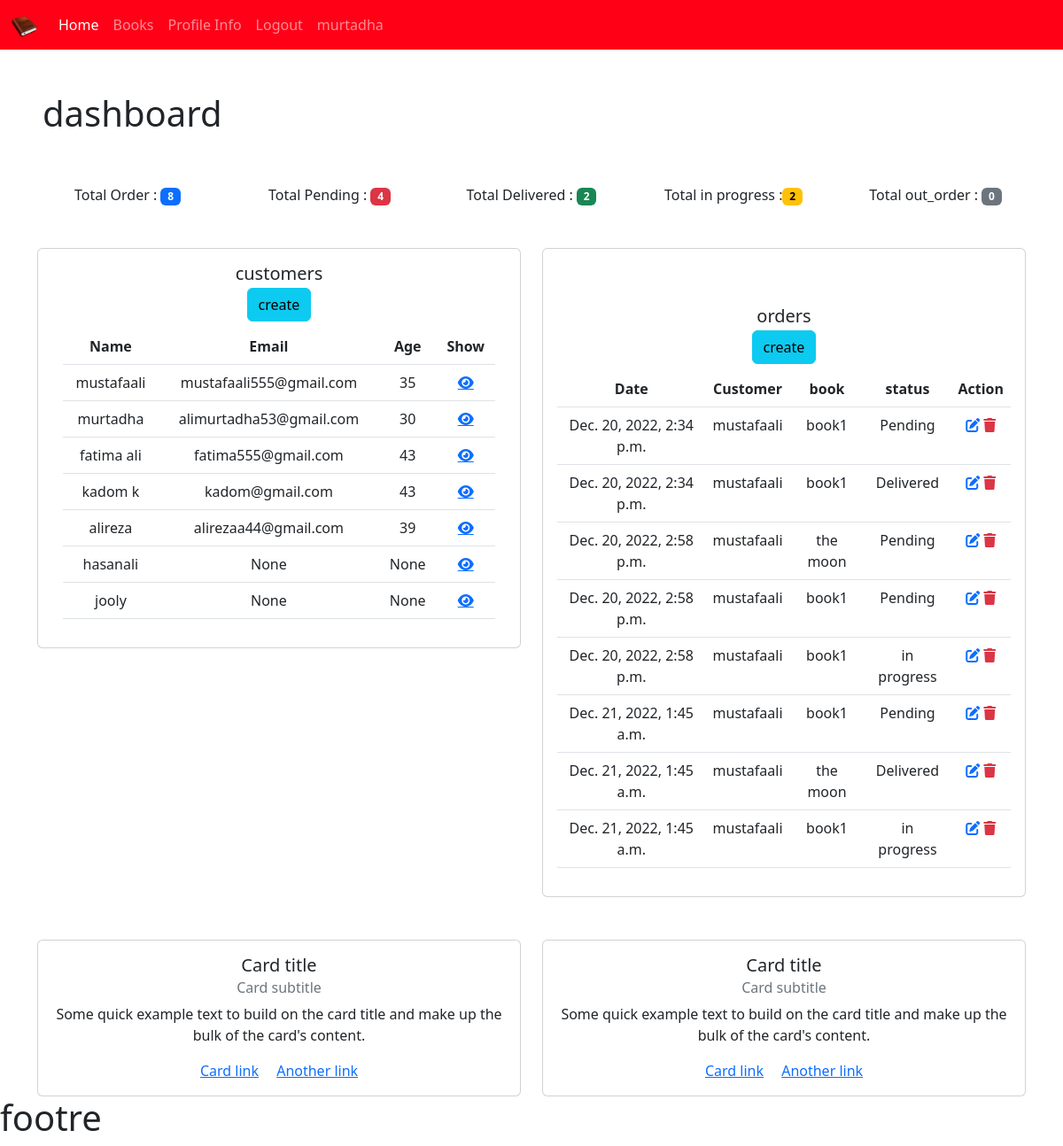
The app's page / (signed in) with its own data.
### bookstore/models.py (models this page shows)
class Customer(models.Model) :
    user = models.OneToOneField(User,null=True, on_delete=models.CASCADE) #on_delete=True it means if you press
    name=models.CharField( max_length=190,null=True)
    email=models.CharField( max_length=190,null=True)
    phone=models.CharField( max_length=190,null=True)
    age=models.CharField( max_length=190,null=True)
    avatar = models.ImageField(blank=True,null=True,default="personal.png")
    date_create =models.DateTimeField(auto_now_add=True,null=True)
    def __str__(self) -> str: #to returen name
        return self.name

class Order(models.Model) :
    STATUS = (                                #for choices
        ('Pending','Pending') ,
        ('Delivered','Delivered') ,
        ('in progress','in progress') ,
        ('out of order','out of order') ,
    )
    customers = models.ForeignKey(Customer,null=True,on_delete=models.SET_NULL) #one to many
    book = models.ForeignKey(Book,null=True,on_delete=models.SET_NULL)#one to many
    tag = models.ManyToManyField(Tag)    #many to many
    date_create =models.DateTimeField(auto_now_add=True,null=True)
    status = models.CharField( max_length=50,null=True,choices=STATUS)

class Book(models.Model) :
    CATEGORY = (                                #for choices
        ('Classics','Classics') ,
        ('Crime','Crime') ,
        ('Fantasy','Fantasy') ,
        ('Adventure stories','Adventure stories') ,
        ('Horror ',' Horror') ,
    )
    name   =models.CharField( max_length=50,null=True)
    author =models.CharField( max_length=50,null=True)
    price  =models.FloatField( max_length=50,null=True)
    category=models.CharField( max_length=50,null=True,choices=CATEGORY)
    description =models.CharField( max_length=300,null=True)
    tag = models.ManyToManyField(Tag)
    date_create =models.DateTimeField(auto_now_add=True,null=True)
    def __str__(self) :
        return self.name

### bookstore/decorators.py (the view)
        def wrapper_func(request ,*args, **kwargs) :
            group = None
            if request.user.groups.exists(): #to sure user in group or not
                group=request.user.groups.all()[0].name  #if user inside the group take the name of group (like admin)
            if group == 'admin':
                return view_func(request ,*args, **kwargs) #اسمح له بالذهاب الى وجهته
            if group =='customer':
                return redirect('user_profile')

### bookstore/views.py (called while the page is built)
@login_required(login_url='login') #if you want open home should be login
@forAminds
def home(request) :
    customers = Customer.objects.all()
    orders = Order.objects.all()
    t_order = orders.count()
    p_order = orders.filter(status ='Pending').count()
    d_order = orders.filter(status ='Delivered').count()
    in_order = orders.filter(status ='in progress').count()
    out_order = orders.filter(status ='out of order').count()
    context = {'customers' : customers,
               'orders' : orders,
               't_order' : t_order, # total order
               'p_order' : p_order, # count Pending
               'd_order' : d_order, # count Delivered
               'in_order' : in_order, # count in progress
               'out_order' : out_order,# count out of order
               }
    return render(request,'bookstore/dashboard.html' ,context)

### bookstore/templates/bookstore/dashboard.html
{% extends 'bookstore/main.html' %}
{% block  content %}
<h1 class = "p-5">dashboard</h1>
<div class="container text-center pb-5">
    <div class="row">
      <div class="col">
        Total Order : <span class="badge text-bg-primary">{{t_order}}</span>
      </div>
      <div class="col">
        Total Pending : <span class="badge text-bg-danger">{{p_order}}</span>
      </div>
      <div class="col">
        Total Delivered : <span class="badge text-bg-success">{{d_order}}
        </div></span>
      <div class="col">
        Total in progress :<span class="badge text-bg-warning">{{in_order}}</span>
      </div>
      <div class="col">
        Total out_order : <span class="badge text-bg-secondary">{{out_order}}</span>
      </div>
    </div>
  </div>
<div class="container text-center">
    <div class="row">
      <div class="col">
        <div class="card" >
            <div class="card-body">
              <h5 class="card-title"> customers</h5>
              <h6 class="card-subtitle mb-2 text-muted"> <a class="btn btn-info" href="#">create</a></h6>
              <div class = 'container'>
                <table class="table">
                    <thead>
                      <tr>
                        <th scope="col">Name</th>
                        <th scope="col">Email</th>
                        <th scope="col">Age</th>
                        <th scope="col">Show</th>
                      </tr>
                    </thead>
                    <tbody>
                    {% for item  in customers  %}
                        <tr>
                        <td>{{item.name}}</td>
                        <td>{{item.email}}</td>
                        <td>{{item.age}}</td>
                        <td> <a href="{% url 'customer' item.id %}"  <i class="fa-solid fa-eye"></i> </a> </td>
                        </tr>
                    {% endfor %}
                    </tbody>
                  </table>
            </div>
            </div>
          </div>
      </div>
      <div class="col">
        <div class="card pt-5 ">
            <div class="card-body">
              <h5 class="card-title"> orders</h5>
              <h6 class="card-subtitle mb-2 text-muted"> <a class="btn btn-info" href="#">create</a></h6>
              <table class="table">
                <thead>
                  <tr>
                    <th scope="col">Date</th>
                    <th scope="col">Customer</th>
                    <th scope="col">book</th>
                    <th scope="col">status</th>
                    <th scope="col">Action</th>
                  </tr>
                </thead>
                <tbody>
                    {% for item  in orders  %}
                    <tr>
                    <td>{{item.date_create}}</td>
                    <td>{{item.customers}}</td>
                    <td>{{item.book}}</td>
                    <td>{{item.status}}</td>
                    <td>
                    <a href="{% url 'update' item.id %}" ><i class="fa-solid fa-pen-to-square"></i></a>
                    <a class="text-danger" href="{% url 'delete' item.id %}"> <i class="fa-solid fa-trash"> </i></a>
                    </td>
                    </tr>
                    {% endfor %}
                </tbody>
              </table>
            </div>
          </div>
      </div>
    </div>
    <div class="row pt-5" >
      <div class="col">
        <div class="card ">
            <div class="card-body">
              <h5 class="card-title">Card title</h5>
              <h6 class="card-subtitle mb-2 text-muted">Card subtitle</h6>
              <p class="card-text">Some quick example text to build on the card title and make up the bulk of the card's content.</p>
              <a href="#" class="card-link">Card link</a>
              <a href="#" class="card-link">Another link</a>
            </div>
          </div>
      </div>
      <div class="col">
        <div class="card ">
            <div class="card-body">
              <h5 class="card-title">Card title</h5>
              <h6 class="card-subtitle mb-2 text-muted">Card subtitle</h6>
              <p class="card-text">Some quick example text to build on the card title and make up the bulk of the card's content.</p>
              <a href="#" class="card-link">Card link</a>
              <a href="#" class="card-link">Another link</a>
            </div>
          </div>
      </div>
    </div>
  </div>
{% endblock  %}

### bookstore/templates/bookstore/main.html (shortened to what this page needs)
{% load  static %}
<!DOCTYPE html>
<html>
<head>
<link href="https://cdn.jsdelivr.net/npm/bootstrap@5.2.3/dist/css/bootstrap.min.css" rel="stylesheet">
<link href="{% static 'fontawesomefree/css/all.min.css' %}" rel="stylesheet" type="text/css">
<link rel='stylesheet' type="text/css" href="{% static '/css/style.css' %} " >
</head>
<body>
{% include   'bookstore/navbar.html' %}
{% block  content %}
{% endblock   %}
<h1>footre</h1>
</body>
</html>

### bookstore/templates/bookstore/navbar.html (shortened to what this page needs)
{% load  static %}
<nav class="navbar navbar-expand-lg  navbar-dark bg-primary">
    <div class="container-fluid">
      <a class="navbar-brand" href="{% url 'home' %}">
        <img src="{% static '/images/book.png' %}" alt="Bootstrap" width="30" height="24">
      </a>
      <div class="collapse navbar-collapse" id="navbarSupportedContent">
        <ul class="navbar-nav me-auto mb-2 mb-lg-0">
          {% if request.user.is_staff %}
          <li class="nav-item">
            <a class="nav-link active" aria-current="page" href="{% url 'home' %}">Home</a>
          </li>
          <li class="nav-item">
            <a class="nav-link" href="{% url 'books' %}">Books</a>
          </li>
          {% endif %}
          <li class="nav-item">
            <a class="nav-link" href="{% url 'profile_info' %}">Profile Info</a>
          </li>
          <li class="nav-item">
            <a class="nav-link" href="{% url 'logout' %}">Logout</a>
          </li>
          <a class="nav-link" href="{% url 'profile_info' %}">{{request.user}}</a>
        </ul>
      </div>
    </div>
  </nav>

### bookstore/static/css/style.css (style rules this page uses)
.bg-primary { --bs-bg-opacity: 1; background-color: #ff0017 !important; }

### records on screen
Customer: name "mustafaali", email "mustafaali555@gmail.com", age "35"
Customer: name "murtadha", email "alimurtadha53@gmail.com", age "30"
Customer: name "fatima ali", email "fatima555@gmail.com", age "43"
Customer: name "kadom k", email "kadom@gmail.com", age "43"
Customer: name "alireza", email "alirezaa44@gmail.com", age "39"
Customer: name "hasanali", email "None", age "None"
Customer: name "jooly", email "None", age "None"
Order: date_create "Dec. 20, 2022, 2:34 p.m.", customers "mustafaali", book "book1", status "Pending"
Order: date_create "Dec. 20, 2022, 2:34 p.m.", customers "mustafaali", book "book1", status "Delivered"
Order: date_create "Dec. 20, 2022, 2:58 p.m.", customers "mustafaali", book "the moon", status "Pending"
Order: date_create "Dec. 20, 2022, 2:58 p.m.", customers "mustafaali", book "book1", status "Pending"
Order: date_create "Dec. 20, 2022, 2:58 p.m.", customers "mustafaali", book "book1", status "in progress"
Order: date_create "Dec. 21, 2022, 1:45 a.m.", customers "mustafaali", book "book1", status "Pending"
Order: date_create "Dec. 21, 2022, 1:45 a.m.", customers "mustafaali", book "the moon", status "Delivered"
Order: date_create "Dec. 21, 2022, 1:45 a.m.", customers "mustafaali", book "book1", status "in progress"

### other values on screen
{{ request.user }} "murtadha"
{{ t_order }} "8"
{{ p_order }} "4"
{{ d_order }} "2"
{{ in_order }} "2"
{{ out_order }} "0"
